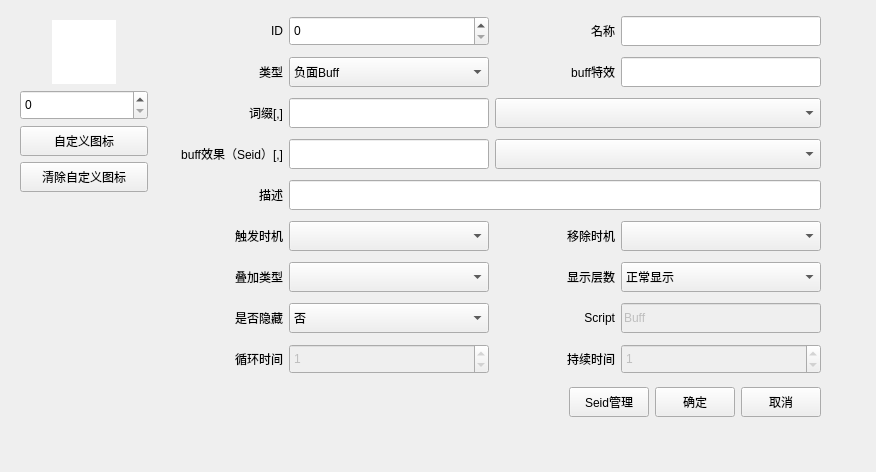
<?xml version="1.0" encoding="UTF-8"?>
<ui version="4.0">
 <class>BuffWgt</class>
 <widget class="QWidget" name="BuffWgt">
  <property name="geometry">
   <rect>
    <x>0</x>
    <y>0</y>
    <width>876</width>
    <height>472</height>
   </rect>
  </property>
  <property name="sizePolicy">
   <sizepolicy hsizetype="Fixed" vsizetype="Fixed">
    <horstretch>0</horstretch>
    <verstretch>0</verstretch>
   </sizepolicy>
  </property>
  <property name="windowTitle">
   <string>Form</string>
  </property>
  <layout class="QGridLayout" name="gridLayout_2">
   <item row="2" column="0" colspan="2">
    <layout class="QHBoxLayout" name="horizontalLayout">
     <item>
      <spacer name="horizontalSpacer_2">
       <property name="minimumSize">
        <size>
         <width>0</width>
         <height>30</height>
        </size>
       </property>
       <property name="orientation">
        <enum>Qt::Horizontal</enum>
       </property>
       <property name="sizeHint" stdset="0">
        <size>
         <width>448</width>
         <height>20</height>
        </size>
       </property>
      </spacer>
     </item>
     <item>
      <widget class="QPushButton" name="m_pBtnSeid">
       <property name="minimumSize">
        <size>
         <width>0</width>
         <height>30</height>
        </size>
       </property>
       <property name="text">
        <string>Seid管理</string>
       </property>
      </widget>
     </item>
     <item>
      <widget class="QPushButton" name="m_pBtnOK">
       <property name="minimumSize">
        <size>
         <width>0</width>
         <height>30</height>
        </size>
       </property>
       <property name="text">
        <string>确定</string>
       </property>
      </widget>
     </item>
     <item>
      <widget class="QPushButton" name="m_pBtnCancel">
       <property name="minimumSize">
        <size>
         <width>0</width>
         <height>30</height>
        </size>
       </property>
       <property name="text">
        <string>取消</string>
       </property>
      </widget>
     </item>
    </layout>
   </item>
   <item row="3" column="0">
    <spacer name="verticalSpacer_2">
     <property name="orientation">
      <enum>Qt::Vertical</enum>
     </property>
     <property name="sizeHint" stdset="0">
      <size>
       <width>20</width>
       <height>40</height>
      </size>
     </property>
    </spacer>
   </item>
   <item row="0" column="0">
    <widget class="QWidget" name="widget" native="true">
     <property name="maximumSize">
      <size>
       <width>150</width>
       <height>16777215</height>
      </size>
     </property>
     <layout class="QGridLayout" name="gridLayout_4">
      <item row="2" column="0" colspan="3">
       <widget class="QPushButton" name="m_pBtnCustomIcon">
        <property name="minimumSize">
         <size>
          <width>0</width>
          <height>30</height>
         </size>
        </property>
        <property name="text">
         <string>自定义图标</string>
        </property>
       </widget>
      </item>
      <item row="0" column="0">
       <spacer name="horizontalSpacer_3">
        <property name="orientation">
         <enum>Qt::Horizontal</enum>
        </property>
        <property name="sizeHint" stdset="0">
         <size>
          <width>13</width>
          <height>20</height>
         </size>
        </property>
       </spacer>
      </item>
      <item row="0" column="2">
       <spacer name="horizontalSpacer_4">
        <property name="orientation">
         <enum>Qt::Horizontal</enum>
        </property>
        <property name="sizeHint" stdset="0">
         <size>
          <width>18</width>
          <height>20</height>
         </size>
        </property>
       </spacer>
      </item>
      <item row="1" column="0" colspan="3">
       <widget class="Tool_NumberEdit" name="BuffIcon">
        <property name="minimumSize">
         <size>
          <width>128</width>
          <height>30</height>
         </size>
        </property>
        <property name="maximumSize">
         <size>
          <width>128</width>
          <height>16777215</height>
         </size>
        </property>
       </widget>
      </item>
      <item row="0" column="1">
       <widget class="QLabel" name="m_pLabIcon">
        <property name="sizePolicy">
         <sizepolicy hsizetype="Fixed" vsizetype="Fixed">
          <horstretch>0</horstretch>
          <verstretch>0</verstretch>
         </sizepolicy>
        </property>
        <property name="minimumSize">
         <size>
          <width>64</width>
          <height>64</height>
         </size>
        </property>
        <property name="maximumSize">
         <size>
          <width>64</width>
          <height>64</height>
         </size>
        </property>
        <property name="styleSheet">
         <string notr="true">background-color: rgb(255, 255, 255);</string>
        </property>
        <property name="text">
         <string/>
        </property>
       </widget>
      </item>
      <item row="3" column="0" colspan="3">
       <widget class="QPushButton" name="m_pBtnDelCustomICon">
        <property name="minimumSize">
         <size>
          <width>0</width>
          <height>30</height>
         </size>
        </property>
        <property name="text">
         <string>清除自定义图标</string>
        </property>
       </widget>
      </item>
     </layout>
    </widget>
   </item>
   <item row="0" column="1" rowspan="2">
    <layout class="QGridLayout" name="gridLayout">
     <item row="0" column="0">
      <widget class="QLabel" name="label">
       <property name="minimumSize">
        <size>
         <width>120</width>
         <height>30</height>
        </size>
       </property>
       <property name="maximumSize">
        <size>
         <width>120</width>
         <height>16777215</height>
        </size>
       </property>
       <property name="text">
        <string>ID</string>
       </property>
       <property name="alignment">
        <set>Qt::AlignRight|Qt::AlignTrailing|Qt::AlignVCenter</set>
       </property>
      </widget>
     </item>
     <item row="0" column="1">
      <widget class="Tool_NumberEdit" name="buffid">
       <property name="minimumSize">
        <size>
         <width>200</width>
         <height>30</height>
        </size>
       </property>
      </widget>
     </item>
     <item row="0" column="2" colspan="2">
      <widget class="QLabel" name="label_3">
       <property name="minimumSize">
        <size>
         <width>120</width>
         <height>30</height>
        </size>
       </property>
       <property name="maximumSize">
        <size>
         <width>120</width>
         <height>16777215</height>
        </size>
       </property>
       <property name="text">
        <string>名称</string>
       </property>
       <property name="alignment">
        <set>Qt::AlignRight|Qt::AlignTrailing|Qt::AlignVCenter</set>
       </property>
      </widget>
     </item>
     <item row="0" column="4">
      <widget class="QLineEdit" name="name">
       <property name="minimumSize">
        <size>
         <width>200</width>
         <height>30</height>
        </size>
       </property>
      </widget>
     </item>
     <item row="1" column="0">
      <widget class="QLabel" name="label_5">
       <property name="minimumSize">
        <size>
         <width>120</width>
         <height>30</height>
        </size>
       </property>
       <property name="maximumSize">
        <size>
         <width>120</width>
         <height>16777215</height>
        </size>
       </property>
       <property name="text">
        <string>类型</string>
       </property>
       <property name="alignment">
        <set>Qt::AlignRight|Qt::AlignTrailing|Qt::AlignVCenter</set>
       </property>
      </widget>
     </item>
     <item row="1" column="1">
      <widget class="QComboBox" name="bufftype">
       <property name="minimumSize">
        <size>
         <width>200</width>
         <height>30</height>
        </size>
       </property>
       <item>
        <property name="text">
         <string>负面Buff</string>
        </property>
       </item>
       <item>
        <property name="text">
         <string>正面Buff</string>
        </property>
       </item>
       <item>
        <property name="text">
         <string>指示物</string>
        </property>
       </item>
       <item>
        <property name="text">
         <string>阵法</string>
        </property>
       </item>
       <item>
        <property name="text">
         <string>形态</string>
        </property>
       </item>
       <item>
        <property name="text">
         <string>功法被动</string>
        </property>
       </item>
       <item>
        <property name="text">
         <string>装备被动</string>
        </property>
       </item>
       <item>
        <property name="text">
         <string>丹药</string>
        </property>
       </item>
       <item>
        <property name="text">
         <string>结婴</string>
        </property>
       </item>
       <item>
        <property name="text">
         <string>结丹</string>
        </property>
       </item>
       <item>
        <property name="text">
         <string>暗劲</string>
        </property>
       </item>
       <item>
        <property name="text">
         <string>悟道</string>
        </property>
       </item>
       <item>
        <property name="text">
         <string>元婴</string>
        </property>
       </item>
       <item>
        <property name="text">
         <string>筑基</string>
        </property>
       </item>
       <item>
        <property name="text">
         <string>化神</string>
        </property>
       </item>
      </widget>
     </item>
     <item row="1" column="2" colspan="2">
      <widget class="QLabel" name="label_2">
       <property name="minimumSize">
        <size>
         <width>120</width>
         <height>30</height>
        </size>
       </property>
       <property name="maximumSize">
        <size>
         <width>120</width>
         <height>16777215</height>
        </size>
       </property>
       <property name="text">
        <string>buff特效</string>
       </property>
       <property name="alignment">
        <set>Qt::AlignRight|Qt::AlignTrailing|Qt::AlignVCenter</set>
       </property>
      </widget>
     </item>
     <item row="1" column="4">
      <widget class="QLineEdit" name="skillEffect">
       <property name="minimumSize">
        <size>
         <width>200</width>
         <height>30</height>
        </size>
       </property>
      </widget>
     </item>
     <item row="2" column="0">
      <widget class="QLabel" name="label_4">
       <property name="minimumSize">
        <size>
         <width>120</width>
         <height>30</height>
        </size>
       </property>
       <property name="maximumSize">
        <size>
         <width>120</width>
         <height>16777215</height>
        </size>
       </property>
       <property name="text">
        <string>词缀[,]</string>
       </property>
       <property name="alignment">
        <set>Qt::AlignRight|Qt::AlignTrailing|Qt::AlignVCenter</set>
       </property>
      </widget>
     </item>
     <item row="2" column="1">
      <widget class="Tool_ListEdit" name="Affix">
       <property name="minimumSize">
        <size>
         <width>200</width>
         <height>30</height>
        </size>
       </property>
      </widget>
     </item>
     <item row="3" column="0">
      <widget class="QLabel" name="label_6">
       <property name="minimumSize">
        <size>
         <width>120</width>
         <height>30</height>
        </size>
       </property>
       <property name="maximumSize">
        <size>
         <width>120</width>
         <height>16777215</height>
        </size>
       </property>
       <property name="text">
        <string>buff效果（Seid）[,]</string>
       </property>
       <property name="alignment">
        <set>Qt::AlignRight|Qt::AlignTrailing|Qt::AlignVCenter</set>
       </property>
      </widget>
     </item>
     <item row="4" column="0">
      <widget class="QLabel" name="label_7">
       <property name="minimumSize">
        <size>
         <width>120</width>
         <height>30</height>
        </size>
       </property>
       <property name="maximumSize">
        <size>
         <width>120</width>
         <height>16777215</height>
        </size>
       </property>
       <property name="text">
        <string>描述</string>
       </property>
       <property name="alignment">
        <set>Qt::AlignRight|Qt::AlignTrailing|Qt::AlignVCenter</set>
       </property>
      </widget>
     </item>
     <item row="4" column="1" colspan="4">
      <widget class="QLineEdit" name="descr">
       <property name="minimumSize">
        <size>
         <width>150</width>
         <height>30</height>
        </size>
       </property>
      </widget>
     </item>
     <item row="5" column="0">
      <widget class="QLabel" name="label_8">
       <property name="minimumSize">
        <size>
         <width>120</width>
         <height>30</height>
        </size>
       </property>
       <property name="maximumSize">
        <size>
         <width>120</width>
         <height>16777215</height>
        </size>
       </property>
       <property name="text">
        <string>触发时机</string>
       </property>
       <property name="alignment">
        <set>Qt::AlignRight|Qt::AlignTrailing|Qt::AlignVCenter</set>
       </property>
      </widget>
     </item>
     <item row="5" column="1">
      <widget class="QComboBox" name="trigger">
       <property name="minimumSize">
        <size>
         <width>200</width>
         <height>30</height>
        </size>
       </property>
      </widget>
     </item>
     <item row="5" column="2" colspan="2">
      <widget class="QLabel" name="label_9">
       <property name="minimumSize">
        <size>
         <width>120</width>
         <height>30</height>
        </size>
       </property>
       <property name="maximumSize">
        <size>
         <width>120</width>
         <height>16777215</height>
        </size>
       </property>
       <property name="text">
        <string>移除时机</string>
       </property>
       <property name="alignment">
        <set>Qt::AlignRight|Qt::AlignTrailing|Qt::AlignVCenter</set>
       </property>
      </widget>
     </item>
     <item row="5" column="4">
      <widget class="QComboBox" name="removeTrigger">
       <property name="minimumSize">
        <size>
         <width>200</width>
         <height>30</height>
        </size>
       </property>
      </widget>
     </item>
     <item row="6" column="0">
      <widget class="QLabel" name="label_13">
       <property name="minimumSize">
        <size>
         <width>120</width>
         <height>30</height>
        </size>
       </property>
       <property name="maximumSize">
        <size>
         <width>120</width>
         <height>16777215</height>
        </size>
       </property>
       <property name="text">
        <string>叠加类型</string>
       </property>
       <property name="alignment">
        <set>Qt::AlignRight|Qt::AlignTrailing|Qt::AlignVCenter</set>
       </property>
      </widget>
     </item>
     <item row="6" column="1">
      <widget class="QComboBox" name="BuffType">
       <property name="minimumSize">
        <size>
         <width>200</width>
         <height>30</height>
        </size>
       </property>
      </widget>
     </item>
     <item row="6" column="2" colspan="2">
      <widget class="QLabel" name="label_15">
       <property name="minimumSize">
        <size>
         <width>120</width>
         <height>30</height>
        </size>
       </property>
       <property name="maximumSize">
        <size>
         <width>120</width>
         <height>16777215</height>
        </size>
       </property>
       <property name="text">
        <string>显示层数</string>
       </property>
       <property name="alignment">
        <set>Qt::AlignRight|Qt::AlignTrailing|Qt::AlignVCenter</set>
       </property>
      </widget>
     </item>
     <item row="6" column="4">
      <widget class="QComboBox" name="ShowOnlyOne">
       <property name="minimumSize">
        <size>
         <width>200</width>
         <height>30</height>
        </size>
       </property>
       <item>
        <property name="text">
         <string>正常显示</string>
        </property>
       </item>
       <item>
        <property name="text">
         <string>只显示1层</string>
        </property>
       </item>
      </widget>
     </item>
     <item row="7" column="0">
      <widget class="QLabel" name="label_14">
       <property name="minimumSize">
        <size>
         <width>120</width>
         <height>30</height>
        </size>
       </property>
       <property name="maximumSize">
        <size>
         <width>120</width>
         <height>16777215</height>
        </size>
       </property>
       <property name="text">
        <string>是否隐藏</string>
       </property>
       <property name="alignment">
        <set>Qt::AlignRight|Qt::AlignTrailing|Qt::AlignVCenter</set>
       </property>
      </widget>
     </item>
     <item row="7" column="1">
      <widget class="QComboBox" name="isHide">
       <property name="minimumSize">
        <size>
         <width>200</width>
         <height>30</height>
        </size>
       </property>
       <item>
        <property name="text">
         <string>否</string>
        </property>
       </item>
       <item>
        <property name="text">
         <string>是</string>
        </property>
       </item>
      </widget>
     </item>
     <item row="7" column="2" colspan="2">
      <widget class="QLabel" name="label_10">
       <property name="minimumSize">
        <size>
         <width>120</width>
         <height>30</height>
        </size>
       </property>
       <property name="maximumSize">
        <size>
         <width>120</width>
         <height>16777215</height>
        </size>
       </property>
       <property name="text">
        <string>Script</string>
       </property>
       <property name="alignment">
        <set>Qt::AlignRight|Qt::AlignTrailing|Qt::AlignVCenter</set>
       </property>
      </widget>
     </item>
     <item row="7" column="4">
      <widget class="QLineEdit" name="script">
       <property name="enabled">
        <bool>false</bool>
       </property>
       <property name="minimumSize">
        <size>
         <width>200</width>
         <height>30</height>
        </size>
       </property>
       <property name="text">
        <string>Buff</string>
       </property>
      </widget>
     </item>
     <item row="8" column="0">
      <widget class="QLabel" name="label_11">
       <property name="minimumSize">
        <size>
         <width>120</width>
         <height>30</height>
        </size>
       </property>
       <property name="maximumSize">
        <size>
         <width>120</width>
         <height>16777215</height>
        </size>
       </property>
       <property name="text">
        <string>循环时间</string>
       </property>
       <property name="alignment">
        <set>Qt::AlignRight|Qt::AlignTrailing|Qt::AlignVCenter</set>
       </property>
      </widget>
     </item>
     <item row="8" column="1">
      <widget class="Tool_NumberEdit" name="totaltime">
       <property name="enabled">
        <bool>false</bool>
       </property>
       <property name="minimumSize">
        <size>
         <width>200</width>
         <height>30</height>
        </size>
       </property>
       <property name="value">
        <number>1</number>
       </property>
      </widget>
     </item>
     <item row="8" column="2" colspan="2">
      <widget class="QLabel" name="label_12">
       <property name="minimumSize">
        <size>
         <width>120</width>
         <height>30</height>
        </size>
       </property>
       <property name="maximumSize">
        <size>
         <width>120</width>
         <height>16777215</height>
        </size>
       </property>
       <property name="text">
        <string>持续时间</string>
       </property>
       <property name="alignment">
        <set>Qt::AlignRight|Qt::AlignTrailing|Qt::AlignVCenter</set>
       </property>
      </widget>
     </item>
     <item row="8" column="4">
      <widget class="Tool_NumberEdit" name="looptime">
       <property name="enabled">
        <bool>false</bool>
       </property>
       <property name="minimumSize">
        <size>
         <width>200</width>
         <height>30</height>
        </size>
       </property>
       <property name="value">
        <number>1</number>
       </property>
      </widget>
     </item>
     <item row="2" column="2" colspan="3">
      <widget class="AffixTipCBox" name="affixTip">
       <property name="minimumSize">
        <size>
         <width>300</width>
         <height>30</height>
        </size>
       </property>
      </widget>
     </item>
     <item row="3" column="1">
      <widget class="Tool_ListEdit" name="seid">
       <property name="minimumSize">
        <size>
         <width>100</width>
         <height>30</height>
        </size>
       </property>
       <property name="maximumSize">
        <size>
         <width>16777215</width>
         <height>16777215</height>
        </size>
       </property>
      </widget>
     </item>
     <item row="3" column="2" colspan="3">
      <widget class="BuffSeidTipCBox" name="seidTip">
       <property name="minimumSize">
        <size>
         <width>300</width>
         <height>30</height>
        </size>
       </property>
      </widget>
     </item>
    </layout>
   </item>
   <item row="1" column="0">
    <spacer name="verticalSpacer">
     <property name="orientation">
      <enum>Qt::Vertical</enum>
     </property>
     <property name="sizeHint" stdset="0">
      <size>
       <width>20</width>
       <height>174</height>
      </size>
     </property>
    </spacer>
   </item>
   <item row="0" column="2">
    <spacer name="horizontalSpacer">
     <property name="orientation">
      <enum>Qt::Horizontal</enum>
     </property>
     <property name="sizeHint" stdset="0">
      <size>
       <width>40</width>
       <height>20</height>
      </size>
     </property>
    </spacer>
   </item>
  </layout>
 </widget>
 <customwidgets>
  <customwidget>
   <class>Tool_NumberEdit</class>
   <extends>QSpinBox</extends>
   <header location="global">../Tools/tool_numberedit.h</header>
  </customwidget>
  <customwidget>
   <class>Tool_ListEdit</class>
   <extends>QLineEdit</extends>
   <header location="global">../Tools/tool_listedit.h</header>
  </customwidget>
  <customwidget>
   <class>AffixTipCBox</class>
   <extends>QComboBox</extends>
   <header>Affix/affixtipcbox.h</header>
  </customwidget>
  <customwidget>
   <class>BuffSeidTipCBox</class>
   <extends>QComboBox</extends>
   <header>BuffSeid/buffseidtipcbox.h</header>
  </customwidget>
 </customwidgets>
 <resources/>
 <connections/>
</ui>
